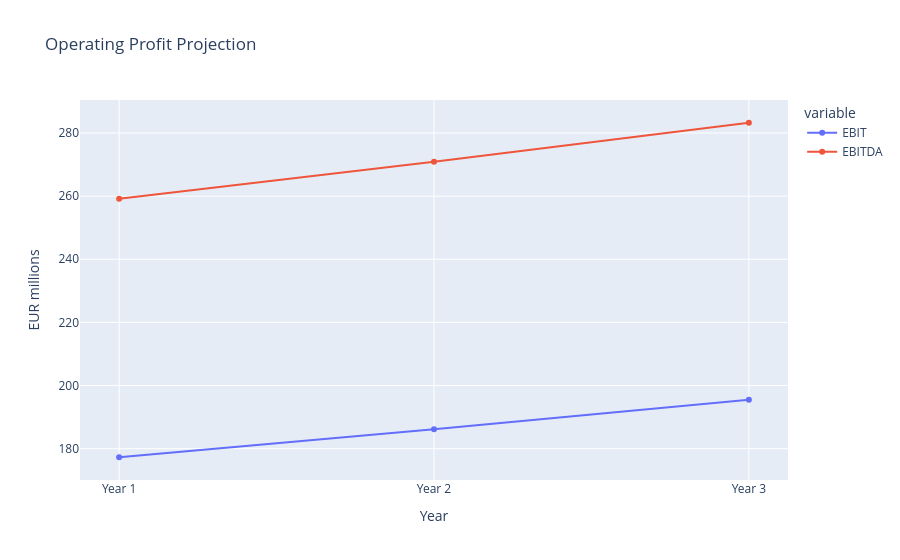
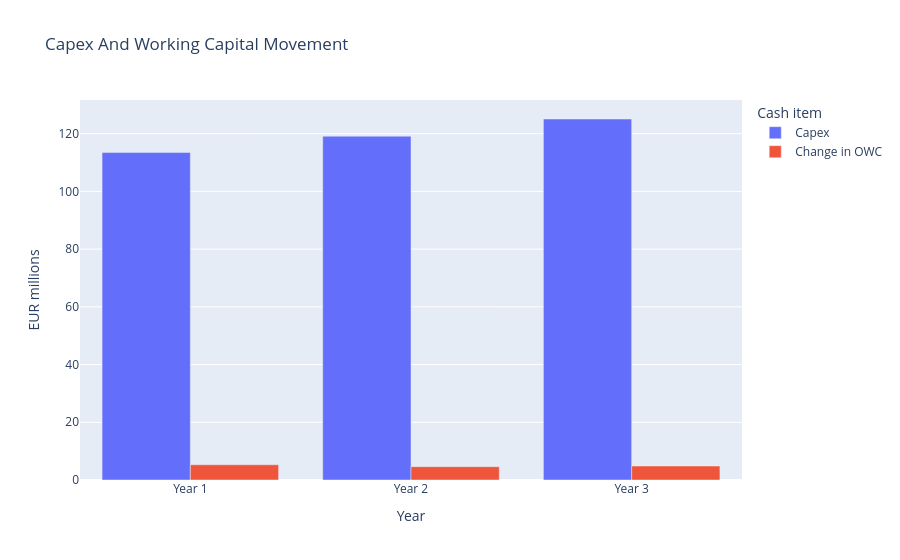

Here is the notebook cell these charts were saved with, in order:
### Markdown cell above
## 4. Operating Projection

The transaction is now closed. The next question is whether the business generates enough cash to repay debt.

### Code cell
# Build the operating projection directly as a small table.
# Year 0 is historical. Years 1-3 match the classroom Excel case.
operating_projection = pd.DataFrame(
    {
        "Year": ["Historical", "Year 1", "Year 2", "Year 3"],
        "EBIT": [163.9, 177.2925, 186.157125, 195.46498125],
        "D&A": [76.9, 81.8978, 84.7074766, 87.7720210226],
        "OWC": [-86.9, -92.1921, -96.801705, -101.64179025],
        "Capex": [127.7, 113.4672, 119.14056, 125.097588],
    }
)

# EBITDA is calculated, not manually typed.
operating_projection["EBITDA"] = operating_projection["EBIT"] + operating_projection["D&A"]

# Change in OWC is prior year OWC minus current year OWC.
# In this case, OWC is negative, so becoming more negative releases cash.
operating_projection["Change in OWC"] = operating_projection["OWC"].shift(1) - operating_projection["OWC"]

# Historical year has no prior period inside the model.
operating_projection["Change in OWC"] = operating_projection["Change in OWC"].fillna(0.0)

display(operating_projection)

# Chart EBIT and EBITDA.
profit_chart = operating_projection[operating_projection["Year"] != "Historical"]

fig = px.line(
    profit_chart,
    x="Year",
    y=["EBIT", "EBITDA"],
    markers=True,
    title="Operating Profit Projection",
)
fig.update_yaxes(title="EUR millions")
fig.show()

# Chart capex and working-capital movement.
cash_items = profit_chart[["Year", "Capex", "Change in OWC"]].melt(id_vars="Year", var_name="Cash item", value_name="EURm")

fig = px.bar(
    cash_items,
    x="Year",
    y="EURm",
    color="Cash item",
    barmode="group",
    title="Capex And Working Capital Movement",
)
fig.update_yaxes(title="EUR millions")
fig.show()

### Figure 1 — Plotly figure (JSON) as saved in the notebook; plotly's stock layout.template omitted (floating-point values rounded to 4 significant figures)
{"data": [{"hovertemplate": "variable=EBIT<br>Year=%{x}<br>value=%{y}<extra></extra>", "legendgroup": "EBIT", "line": {"color": "#636efa", "dash": "solid"}, "marker": {"symbol": "circle"}, "mode": "lines+markers", "name": "EBIT", "orientation": "v", "showlegend": true, "type": "scatter", "x": ["Year 1", "Year 2", "Year 3"], "xaxis": "x", "y": [177.3, 186.2, 195.5], "yaxis": "y"}, {"hovertemplate": "variable=EBITDA<br>Year=%{x}<br>value=%{y}<extra></extra>", "legendgroup": "EBITDA", "line": {"color": "#EF553B", "dash": "solid"}, "marker": {"symbol": "circle"}, "mode": "lines+markers", "name": "EBITDA", "orientation": "v", "showlegend": true, "type": "scatter", "x": ["Year 1", "Year 2", "Year 3"], "xaxis": "x", "y": [259.2, 270.9, 283.2], "yaxis": "y"}], "layout": {"legend": {"title": {"text": "variable"}, "tracegroupgap": 0}, "title": {"text": "Operating Profit Projection"}, "xaxis": {"anchor": "y", "domain": [0.0, 1.0], "title": {"text": "Year"}}, "yaxis": {"anchor": "x", "domain": [0.0, 1.0], "title": {"text": "EUR millions"}}}}

### Figure 2 — Plotly figure (JSON) as saved in the notebook; plotly's stock layout.template omitted (floating-point values rounded to 4 significant figures)
{"data": [{"alignmentgroup": "True", "hovertemplate": "Cash item=Capex<br>Year=%{x}<br>EURm=%{y}<extra></extra>", "legendgroup": "Capex", "marker": {"color": "#636efa", "pattern": {"shape": ""}}, "name": "Capex", "offsetgroup": "Capex", "orientation": "v", "showlegend": true, "textposition": "auto", "type": "bar", "x": ["Year 1", "Year 2", "Year 3"], "xaxis": "x", "y": [113.5, 119.1, 125.1], "yaxis": "y"}, {"alignmentgroup": "True", "hovertemplate": "Cash item=Change in OWC<br>Year=%{x}<br>EURm=%{y}<extra></extra>", "legendgroup": "Change in OWC", "marker": {"color": "#EF553B", "pattern": {"shape": ""}}, "name": "Change in OWC", "offsetgroup": "Change in OWC", "orientation": "v", "showlegend": true, "textposition": "auto", "type": "bar", "x": ["Year 1", "Year 2", "Year 3"], "xaxis": "x", "y": [5.292, 4.61, 4.84], "yaxis": "y"}], "layout": {"barmode": "group", "legend": {"title": {"text": "Cash item"}, "tracegroupgap": 0}, "title": {"text": "Capex And Working Capital Movement"}, "xaxis": {"anchor": "y", "domain": [0.0, 1.0], "title": {"text": "Year"}}, "yaxis": {"anchor": "x", "domain": [0.0, 1.0], "title": {"text": "EUR millions"}}}}
